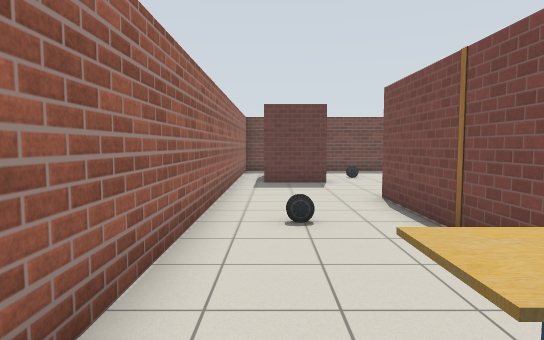
view 1 (above)

17 first-person views from a walk through a robot-simulator world made for Gazebo. The camera is 1.2 m above the floor, tilts 4° down and sees 75° across. The floor is counted in squares, 1 m on a side. Each view is taken from the middle of a square. On the plan, view 1 faces up. The plan holds only what a view shows up to about 14 squares ahead; the rest is blank. Gazebo's built-in surfaces are drawn with simple patterns.

view 2
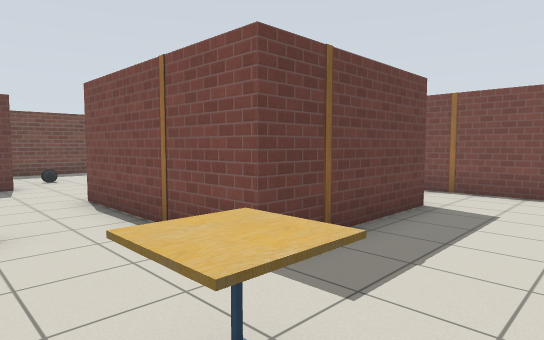

view 3
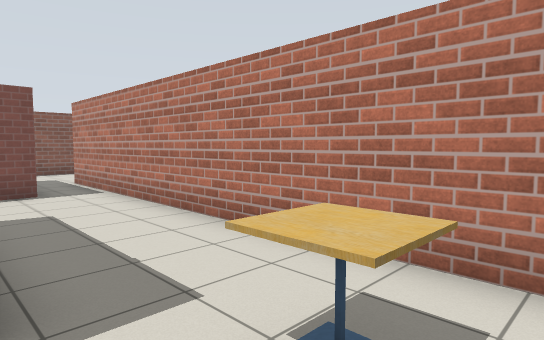

view 4
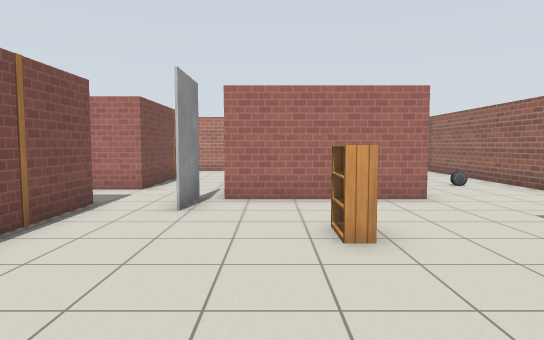

view 5
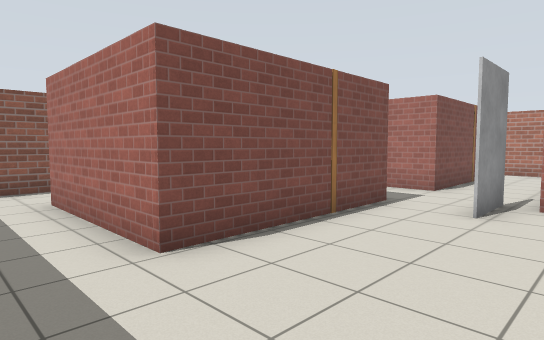

view 6
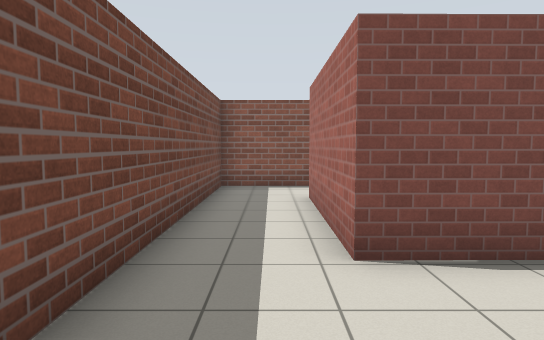

view 7
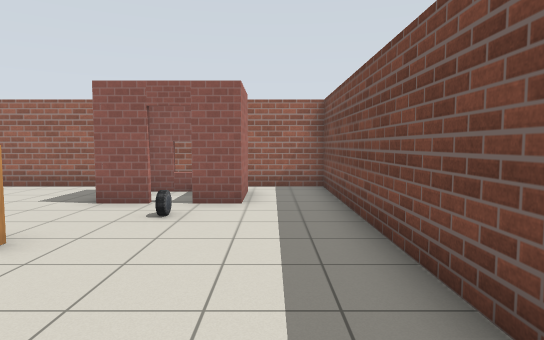

view 8
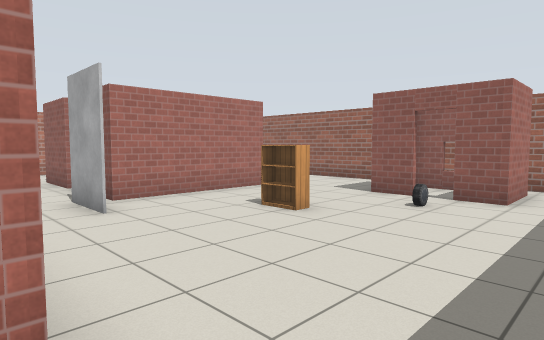

view 9
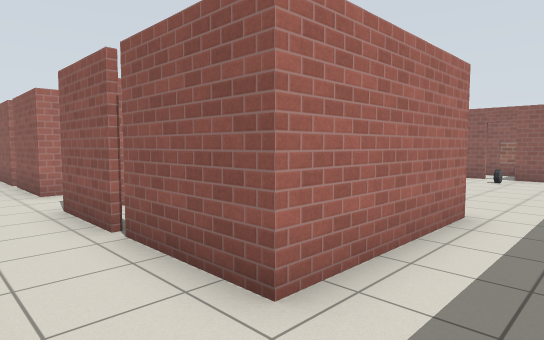

view 10
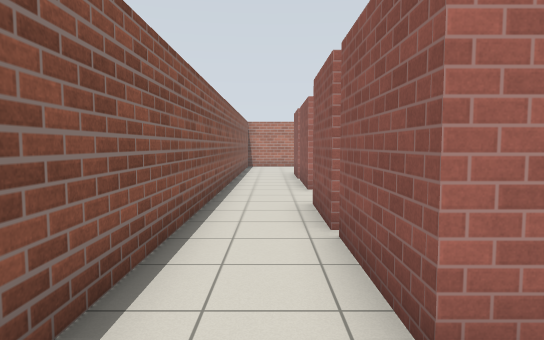

view 11
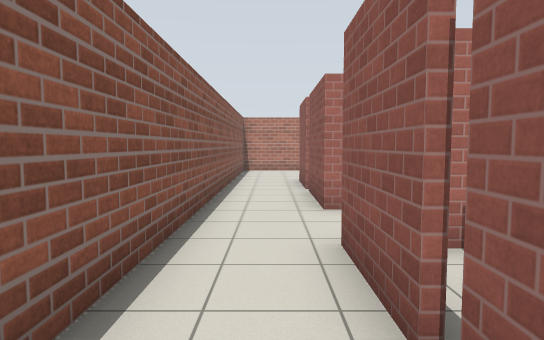

view 12
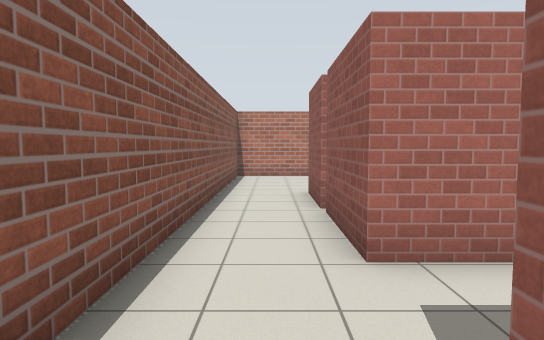

view 13
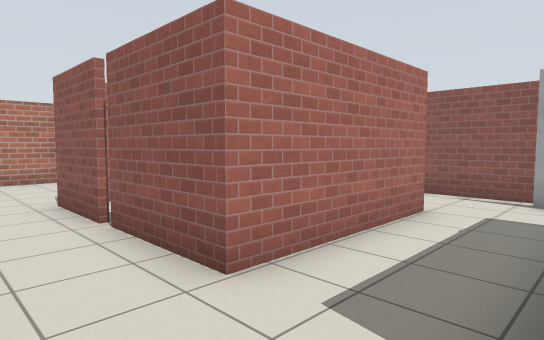

view 14
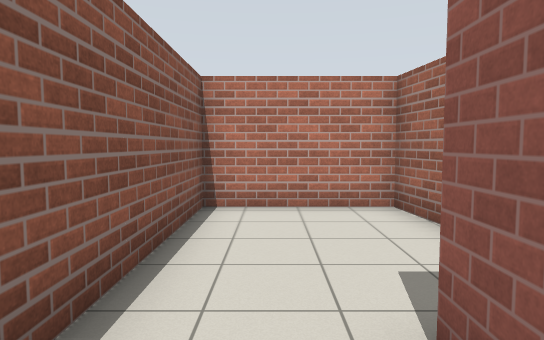

view 15
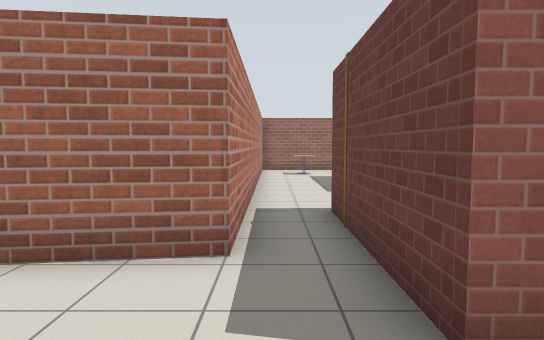

view 16
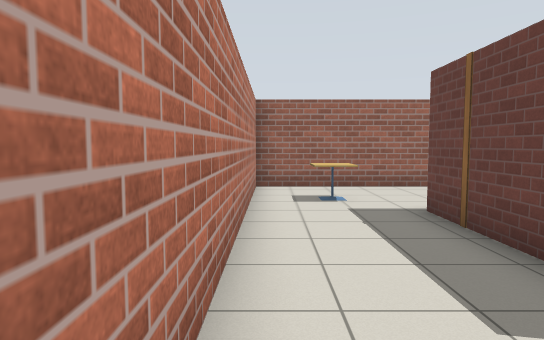

view 17
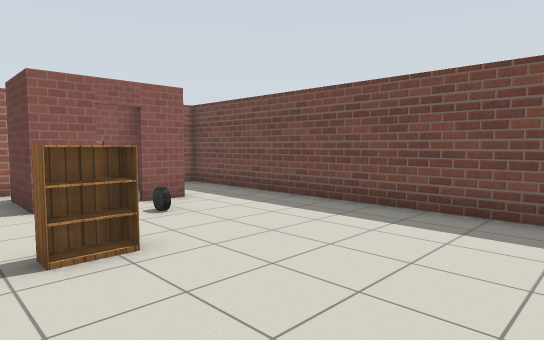

### Floor plan
Points are (right, up) in squares from view 1. A wall is a line through its corners. A room is listed if a view was taken in it or the views show most of it. See-through windows are left out.
Room 1 (views 1, 2, 3, 11, 12, 13, 16)
walls: (7.1, 5.1) (7.1, 2.8) (2.6, 2.8) (2.6, 8.2) (3.6, 8.2); (7.1, 8.2) (7.1, 5.4); (12.4, 1.1) (9.7, 1.1) (9.7, 6.4) (14.1, 6.4); (16.3, 6.6) (16.3, 14.5); (14.1, 11.1) (14.1, 8.8); (1.7, 11.4) (-0.3, 11.4); (-0.9, -0.5) (12.2, -0.5); (14.1, 14.1) (14.1, 11.4); (-1.2, 12.5) (-1.2, -0.5)
ways out: opening at (2, 9.3) to room 2; opening at (8.5, 8) to room 2; opening at (15.5, 14) to room 2; opening at (12, 0) to room 3; opening at (15.5, 7) to room 3
objects: car (0, 5); cafe table (1, 1) to (1, 2); grey box (8, 8) to (8, 9)
Room 2 (views 4, 5, 6, 7, 8, 9, 10, 17)
walls: (9.7, 8.7) (9.6, 14.1) (14.1, 14.1); (1.7, 12.5) (1.7, 11.4); (3.6, 8.2) (7.1, 8.2); (-0.4, 14.4) (1.7, 14.4) (1.7, 13.2); (16.3, 14.5) (16.3, 16.5) (-1.2, 16.5) (-1.2, 12.5)
ways out: opening at (2, 9.3) to room 1; opening at (8.5, 8) to room 1; opening at (15.5, 14) to room 1; open door at (2, 13) to room 4; gap at (0, 14)
objects: car (3, 13); bookshelf (5, 11)
Room 3 (views 14, 15)
walls: (14.1, 3.4) (14.1, 1.1) (12.4, 1.1); (12.2, -0.5) (12.6, -3.8) (16.3, -3.8) (16.3, 6.6); (14.1, 6.4) (14.1, 3.6)
ways out: opening at (12, 0) to room 1; opening at (15.5, 7) to room 1
Room 4 (no view inside)
walls: (-0.1, 14.2) (-0.1, 11.8)
ways out: open door at (2, 13) to room 2

Where each view was taken, in squares from view 1:
view 1: 0 up, 0 right, facing up
view 2: 0 up, 0 right, facing up-right
view 3: 3 up, 0 right, facing down-right
view 4: 16 up, 6 right, facing down
view 5: 16 up, 6 right, facing down-right
view 6: 15 up, 6 right, facing right
view 7: 15 up, 9 right, facing left
view 8: 16 up, 10 right, facing down-left
view 9: 16 up, 16 right, facing down-left
view 10: 16 up, 15 right, facing down
view 11: 13 up, 15 right, facing down
view 12: 10 up, 15 right, facing down
view 13: 9 up, 16 right, facing down-left
view 14: 3 up, 15 right, facing down
view 15: 0 up, 16 right, facing left
view 16: 0 up, 9 right, facing left
view 17: 10 up, 9 right, facing up-left
